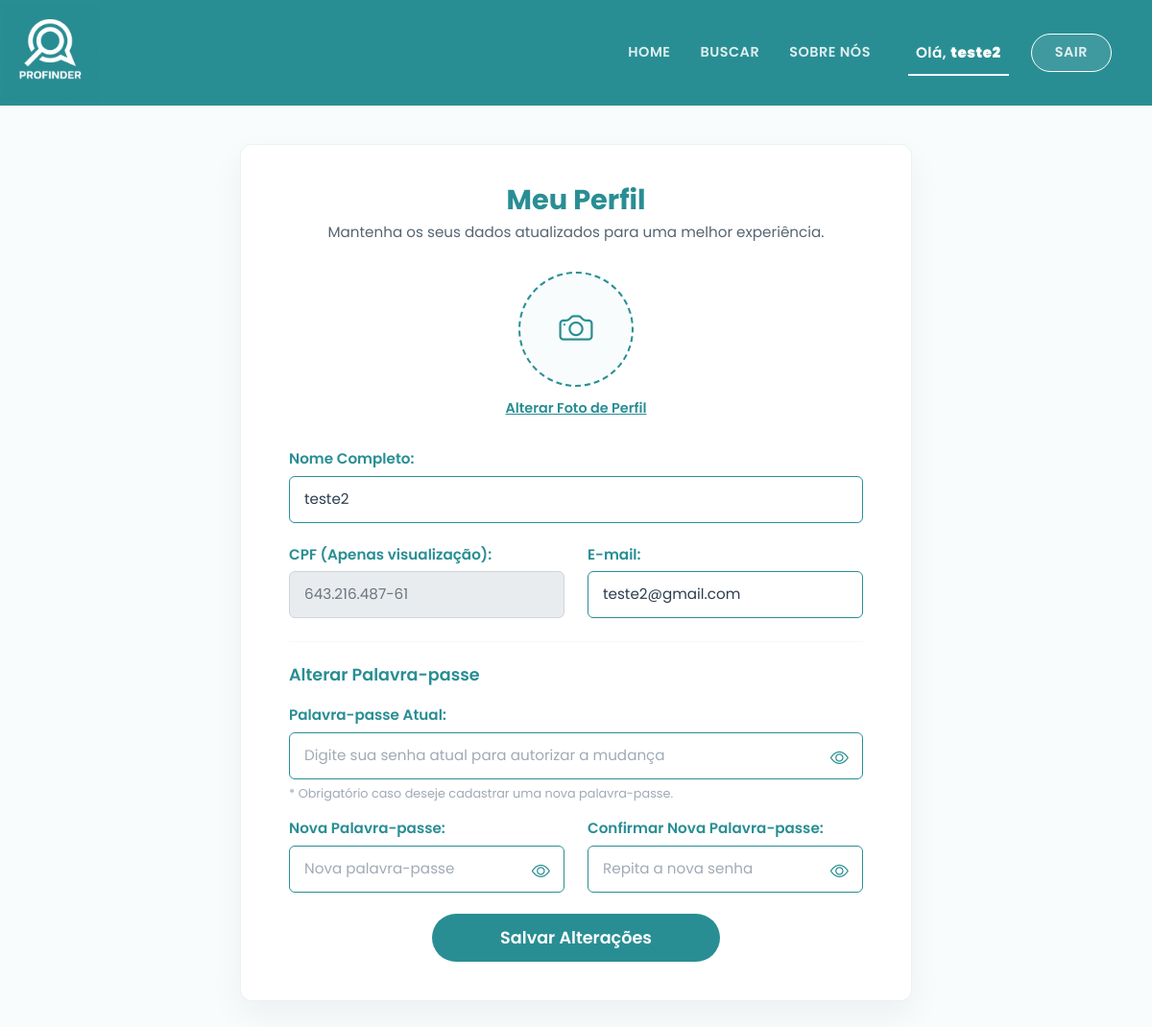
The page /meu-perfil (signed in) on the database as committed earlier.
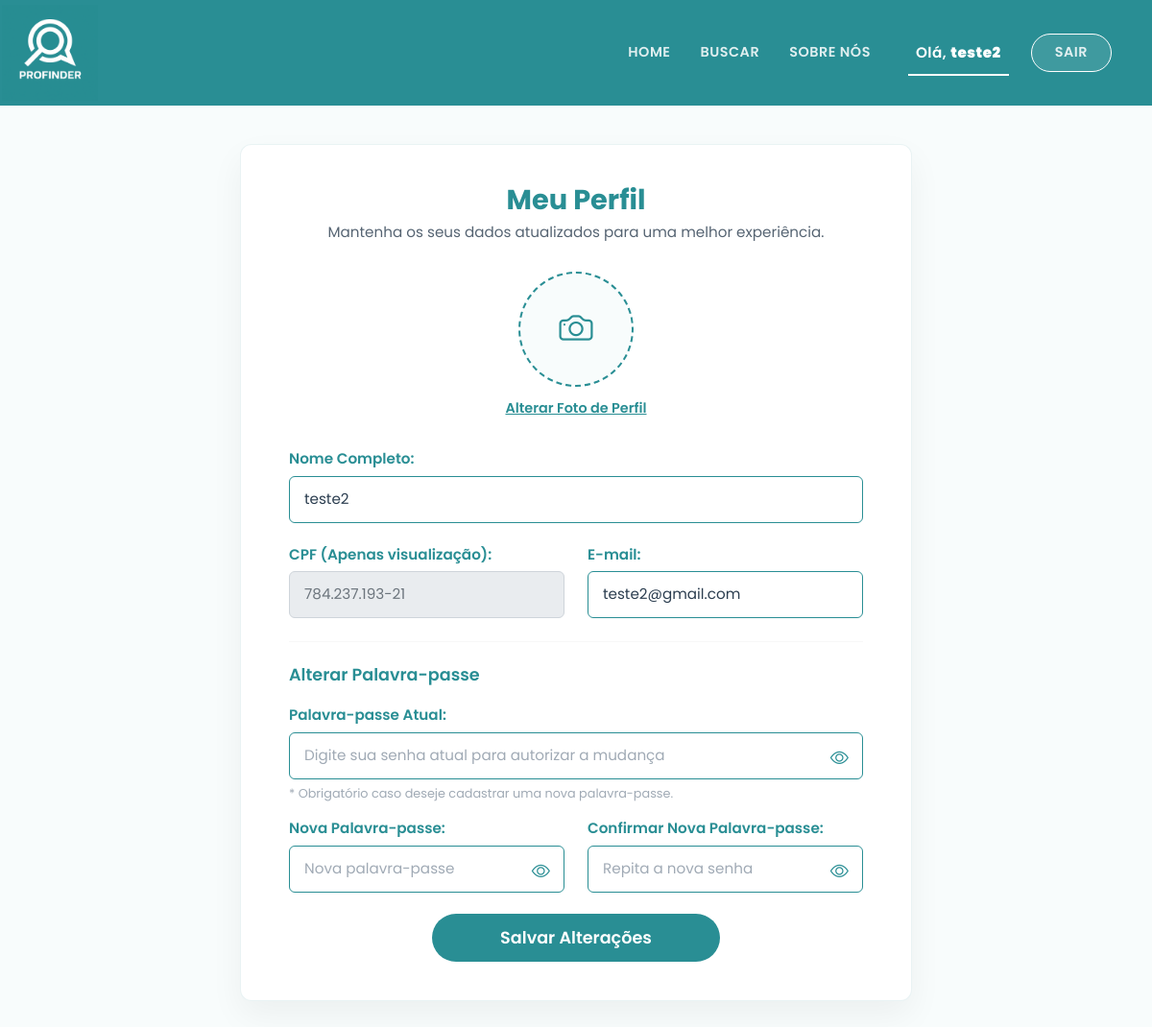
The same page on the database as committed later.
### app.py (models this page shows)
class Usuario(db.Model, UserMixin):
    id = db.Column(db.Integer, primary_key=True)
    nome = db.Column(db.String(100), nullable=False)
    cpf = db.Column(db.String(11), unique=True, nullable=False)
    email = db.Column(db.String(120), unique=True, nullable=False)
    senha = db.Column(db.String(128), nullable=False)
    tipo_conta = db.Column(db.String(20), default='cliente')

### app.py (the view, shortened to what this page needs)
@app.route('/meu-perfil', methods=['GET', 'POST'])
@login_required
def meu_perfil():
    if current_user.tipo_conta == 'profissional':
        trabalhos_portfolio = Portfolio.query.filter_by(profissional_id=current_user.id).all()
        return render_template('meu_perfil_profissional.html', trabalhos=trabalhos_portfolio)
    else:
        return render_template('meu_perfil_cliente.html')

### app.py (called while the page is built)
@login_manager.user_loader
def load_user(user_id):
    user = Usuario.query.get(int(user_id))
    if user:
        return user
    return Profissional.query.get(int(user_id))

### app/templates/meu_perfil_cliente.html (shortened to what the changed rows need)
<!DOCTYPE html>
<html lang="pt-BR">
<head>
    <link href="https://cdn.jsdelivr.net/npm/bootstrap@5.3.2/dist/css/bootstrap.min.css" rel="stylesheet">
    <link rel="stylesheet" href="https://cdn.jsdelivr.net/npm/bootstrap-icons@1.11.1/font/bootstrap-icons.css">
</head>
<body>
    <nav class="navbar navbar-expand-lg navbar-profinder sticky-top">
        <div class="container">
            <div class="collapse navbar-collapse justify-content-end" id="navbarNav">
                <ul class="navbar-nav align-items-center">
                    {% if current_user.is_authenticated %}
                        <li class="nav-item ms-lg-3 mt-3 mt-lg-0 d-none d-lg-block">
                            <span class="nav-link active" style="text-transform: none; font-size: 0.95rem;">Olá, <strong>{{ current_user.nome.split()[0] }}</strong></span>
                        </li>
                        <li class="nav-item ms-lg-2 mt-2 mt-lg-0">
                            <a class="nav-link btn-login-nav border border-white rounded-pill px-4" href="{{ url_for('logout') }}" style="background-color: rgba(255,255,255,0.1);">Sair</a>
                        </li>
                    {% endif %}
                </ul>
            </div>
        </div>
    </nav>
    <main class="main-container">
        <div class="card-perfil">
            <div class="cabecalho-perfil">
                <h1 class="titulo-card">Meu Perfil</h1>
            </div>
            <form id="formPerfil" action="{{ url_for('meu_perfil') }}" method="POST" enctype="multipart/form-data">
                <div class="row row-espaco">
                    <div class="col-12">
                        <label class="form-label-custom">Nome Completo:</label>
                        <input type="text" class="form-control-custom" name="nome" value="{{ current_user.nome }}" required>
                    </div>
                </div>
                <div class="row row-espaco">
                    <div class="col-md-6 mb-3 mb-md-0">
                        <label class="form-label-custom">CPF (Apenas visualização):</label>
                        <input type="text" class="form-control-custom form-control-disabled" id="cpf-visualizacao" value="{{ current_user.cpf }}" readonly>
                    </div>
                    <div class="col-md-6">
                        <label class="form-label-custom">E-mail:</label>
                        <input type="email" class="form-control-custom" name="email" value="{{ current_user.email }}" required>
                    </div>
                </div>
            </form>
        </div>
    </main>
</body>
</html>

Rows that differ between the two databases and show on the page:
changed Usuario "teste2": cpf "643.216.487-61" → "784.237.193-21"
